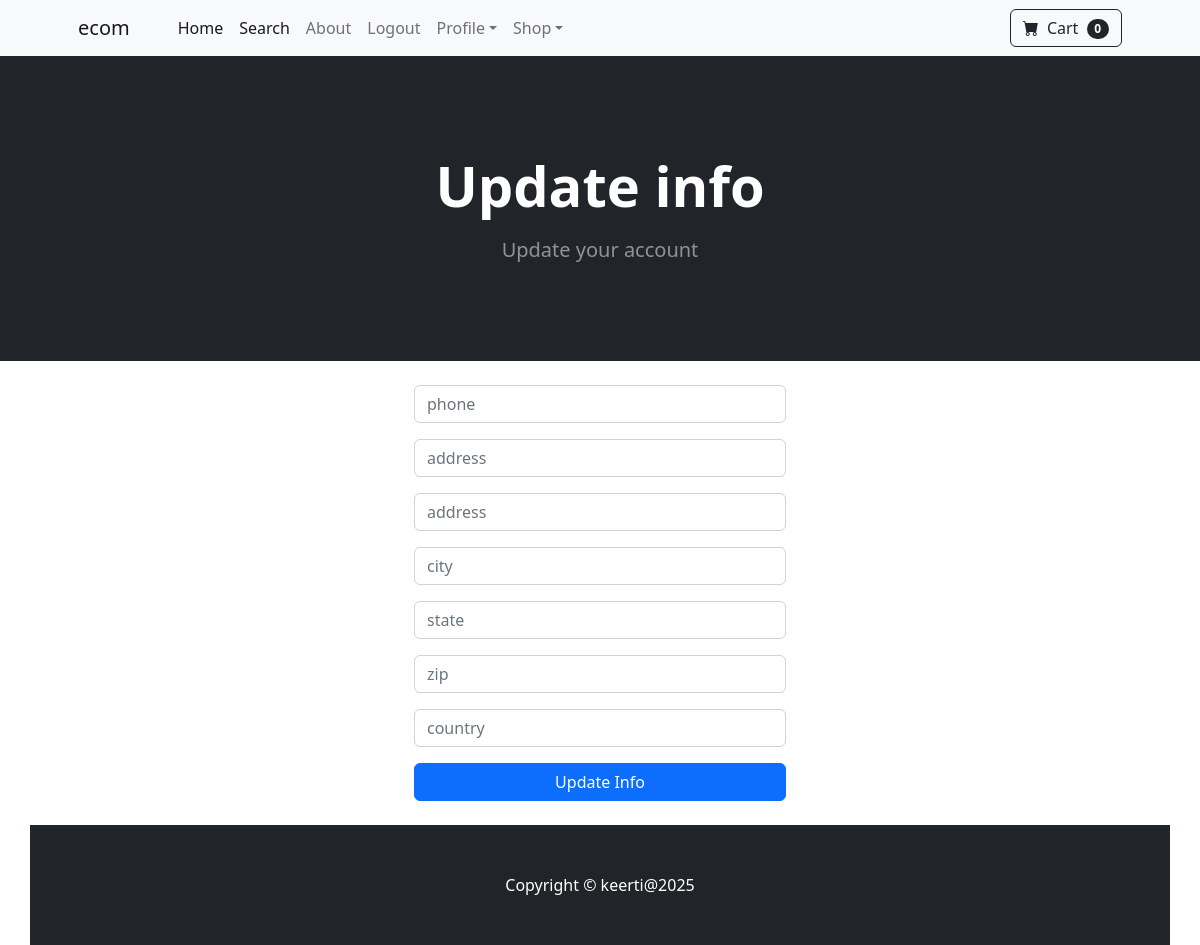
/update_info/ (signed in), run on an earlier commit of the app's database.
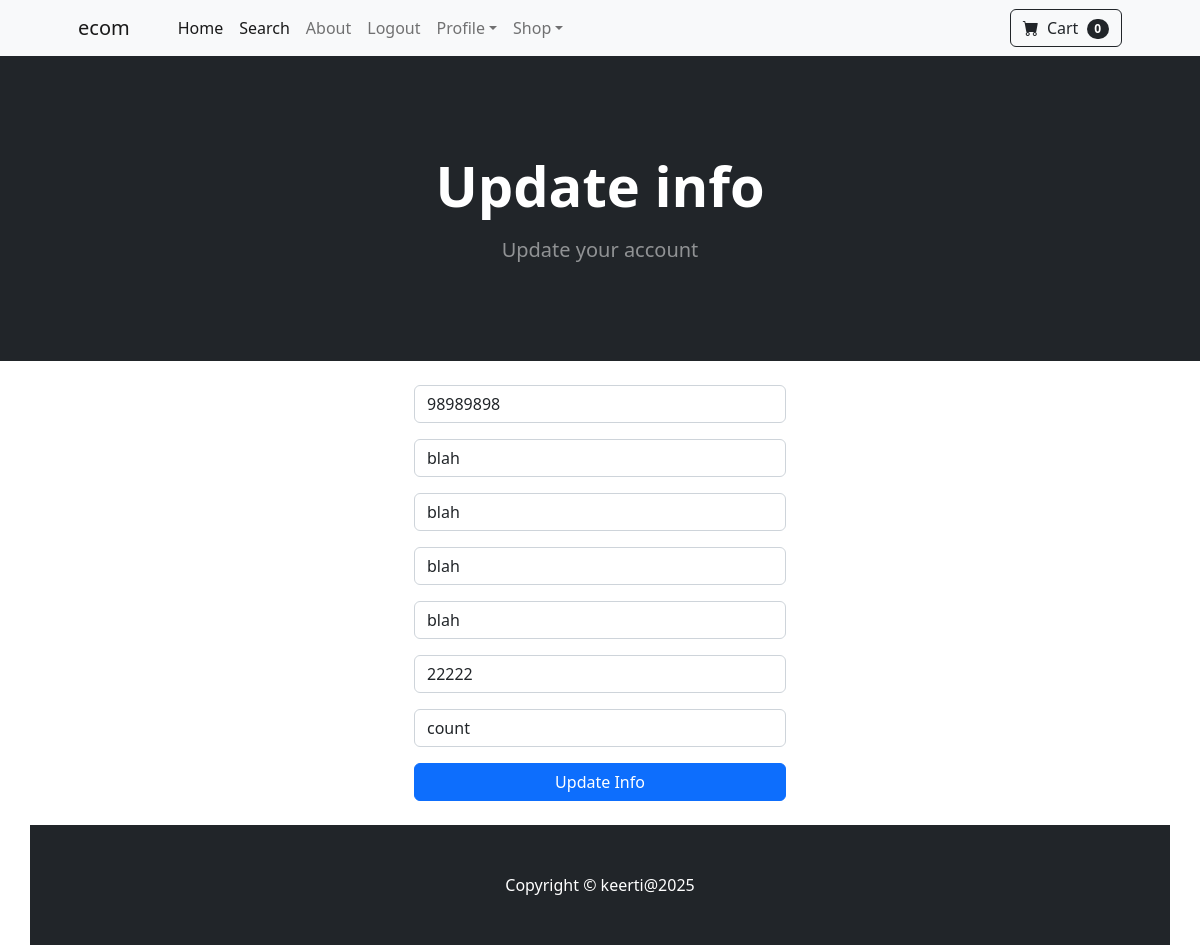
And on a later commit of the database.
### store/models.py (models this page shows, shortened)
class Profile(models.Model):
    user = models.OneToOneField(User, on_delete=models.CASCADE)
    date_modified = models.DateTimeField(User,auto_now=True)
    phone = models.CharField(max_length=10, blank=True)
    address1 = models.CharField(max_length=255, blank=True)
    address2 = models.CharField(max_length=255, blank=True)
    city = models.CharField(max_length=100, blank=True)
    state = models.CharField(max_length=100, blank=True)
    zip_code = models.CharField(max_length=10, blank=True)
    country = models.CharField(max_length=100, blank=True)
    old_cart = models.CharField(max_length=100, blank=True, null=True)

### store/views.py (the view)
# urls.py: path('update_info/', views.update_info, name='update_info'),
def update_info(request):
    if request.user.is_authenticated:
        current_user = Profile.objects.get(user__id=request.user.id)
        form = UserInfoForm(request.POST or None, instance=current_user)
        if form.is_valid():
            form.save()
            messages.success(request, "Profile info has been updated successfully")
            return redirect('store:home')
        return render(request, "update_info.html", {'form': form})
    else:
        messages.error(request, "You need to be logged in to update your profile")
        return redirect('store:login')

### store/forms.py
class UserInfoForm(forms.ModelForm):
    phone = forms.CharField(label="", widget=forms.TextInput(attrs={'class':'form-control', 'placeholder':'phone'}), required=False)
    address1 = forms.CharField(label="", widget=forms.TextInput(attrs={'class':'form-control', 'placeholder':'address'}), required=False)
    address2 = forms.CharField(label="", widget=forms.TextInput(attrs={'class':'form-control', 'placeholder':'address'}), required=False)
    city = forms.CharField(label="", widget=forms.TextInput(attrs={'class':'form-control', 'placeholder':'city'}), required=False)
    state = forms.CharField(label="", widget=forms.TextInput(attrs={'class':'form-control', 'placeholder':'state'}), required=False)
    zip_code = forms.CharField(label="", widget=forms.TextInput(attrs={'class':'form-control', 'placeholder':'zip'}), required=False)
    country = forms.CharField(label="", widget=forms.TextInput(attrs={'class':'form-control', 'placeholder':'country'}), required=False)
    class Meta:
        model = Profile
        fields = ('phone', 'address1', 'address2', 'city', 'state', 'zip_code', 'country')

### cart/cart.py (called while the page is built)
    def __len__(self):
        return len(self.cart)

### store/templates/update_info.html (shortened to what this page needs)
{% extends 'base.html' %}
{% block content %}
<header class="bg-dark py-5 mb-4">
    <div class="container px-4 px-lg-5 my-5">
        <div class="text-center text-white">
            <h1 class="display-4 fw-bolder mb-3">Update info</h1>
            <p class="lead fw-normal text-white-50 mb-0">Update your account</p>
        </div>
    </div>
</header>
<div class ="container">
    <div class="row">
        <center>
            <div class="col-8 col-md-6 col-lg-4">
                <form method="post" action="{% url 'store:update_info' %}">
                    {{ form.as_p }}
                    <button type="submit" class="btn btn-primary w-100">Update Info</button>
                <br/><br/>
                </form>
            </div>
            </center>
{% endblock %}

What changed in the data, as far as the page shows it:
changed Profile: phone (not shown) → "98989898"; address1 (not shown) → "blah"; address2 (not shown) → "blah"; city (not shown) → "blah"; state (not shown) → "blah"; zip_code (not shown) → "22222"; country (not shown) → "count"
